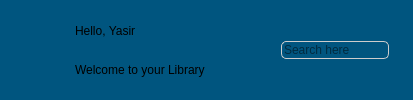
     <widget class="QWidget" name="widget_3" native="true">
      <property name="styleSheet">
       <string notr="true">background-color: rgb(0, 85, 127);</string>
      </property>
      <layout class="QHBoxLayout" name="horizontalLayout_3">
       <item>
        <layout class="QHBoxLayout" name="horizontalLayout">
         <property name="spacing">
          <number>0</number>
         </property>
         <item>
          <widget class="QPushButton" name="pushButton_13">
           <property name="styleSheet">
            <string notr="true">QPushButton { 
color: white; 
border-radius: 8px; 
padding: 8px 16px; 
font-weight: bold; 
} 
QPushButton:hover { 
background-color: #1E6FD9; 
} 
QPushButton:pressed { 
background-color: #174EA6; 
} </string>
           </property>
           <property name="text">
            <string/>
           </property>
           <property name="icon">
            <iconset resource="resource.qrc">
             <normaloff>:/images/menu (1).png</normaloff>:/images/menu (1).png</iconset>
           </property>
           <property name="iconSize">
            <size>
             <width>35</width>
             <height>35</height>
            </size>
           </property>
           <property name="checkable">
            <bool>true</bool>
           </property>
          </widget>
         </item>
         <item>
          <layout class="QVBoxLayout" name="verticalLayout_6">
           <item>
            <widget class="QLabel" name="label_4">
             <property name="styleSheet">
              <string notr="true">font: 600 italic 14pt &quot;Segoe UI&quot;;</string>
             </property>
             <property name="text">
              <string>Hello, Yasir</string>
             </property>
            </widget>
           </item>
           <item>
            <widget class="QLabel" name="label_5">
             <property name="styleSheet">
              <string notr="true">font: 350 italic 10pt &quot;Segoe UI&quot;;</string>
             </property>
             <property name="text">
              <string>Welcome to your Library</string>
             </property>
            </widget>
           </item>
          </layout>
         </item>
        </layout>
       </item>
       <item>
        <layout class="QHBoxLayout" name="horizontalLayout_2">
         <item>
          <widget class="QPushButton" name="pushButton_14">
           <property name="styleSheet">
            <string notr="true">QPushButton { 
color: white; 
border-radius: 8px; 
padding: 8px 16px; 
font-weight: bold; 
} 
QPushButton:hover { 
background-color: #1E6FD9; 
} 
QPushButton:pressed { 
background-color: #174EA6; 
} </string>
           </property>
           <property name="text">
            <string/>
           </property>
           <property name="icon">
            <iconset resource="resource.qrc">
             <normaloff>:/images/search (2).png</normaloff>:/images/search (2).png</iconset>
           </property>
           <property name="iconSize">
            <size>
             <width>35</width>
             <height>35</height>
            </size>
           </property>
           <property name="checkable">
            <bool>true</bool>
           </property>
          </widget>
         </item>
         <item>
          <widget class="QLineEdit" name="lineEdit">
           <property name="styleSheet">
            <string notr="true">QLineEdit{
border: 1px solid #ccc;
border-radius: 5px;
}</string>
           </property>
           <property name="placeholderText">
            <string>Search here</string>
           </property>
          </widget>
         </item>
         <item>
          <widget class="QLabel" name="label_6">
           <property name="maximumSize">
            <size>
             <width>40</width>
             <height>40</height>
            </size>
           </property>
           <property name="text">
            <string/>
           </property>
           <property name="pixmap">
            <pixmap resource="resource.qrc">:/images/profile.png</pixmap>
           </property>
           <property name="scaledContents">
            <bool>true</bool>
           </property>
          </widget>
         </item>
        </layout>
       </item>
      </layout>
     </widget>
